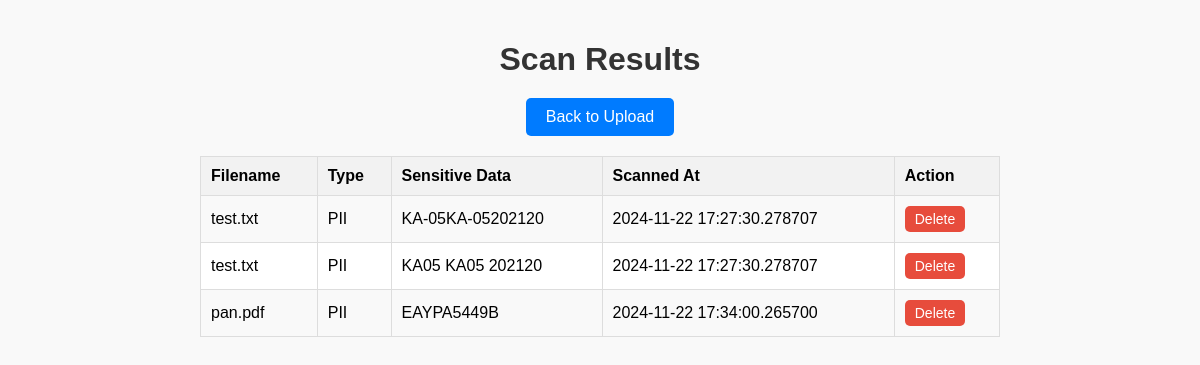
The page /scans on the database as committed earlier.
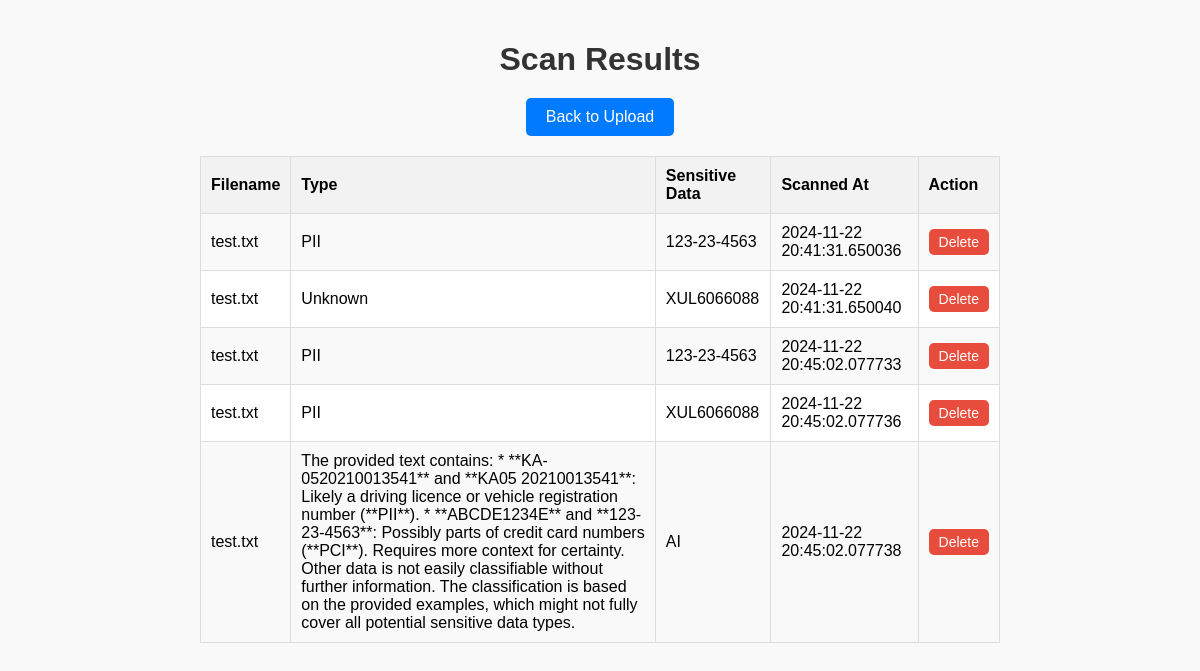
The same page on the database as committed later.
### app/database.py (models this page shows)
class ScanResult(Base):
    __tablename__ = "scan_results"
    id = Column(Integer, primary_key=True, index=True)
    filename = Column(String, index=True)  # filename
    datatype = Column(String)  # sensitive data type
    value = Column(String)  # detected information
    date = Column(DateTime, default=datetime.datetime.utcnow)

### app/main.py (the view)
@app.get("/scans", response_class=HTMLResponse)
async def list_scans(request: Request, db: Session = Depends(get_db)):
    scans = db.query(ScanResult).all()
    return templates.TemplateResponse("scans.html", {"request": request, "scans": scans})

### app/templates/scans.html (shortened to what this page needs)
<!DOCTYPE html>
<html>
<head>
</head>
<body>
    <h1>Scan Results</h1>
    <div class="center-div">
        <a href="/" class="button-link">Back to Upload</a>
    </div>
    <table id="scans-table">
        <tr>
            <th>Filename</th>
            <th>Type</th>
            <th>Sensitive Data</th>
            <th>Scanned At</th>
            <th>Action</th>
        </tr>
        {% for scan in scans %}
        <tr id="scan-row-{{ scan.id }}">
            <td>{{ scan.filename }}</td>
            <td>{{ scan.datatype }}</td>
            <td>{{ scan.value }}</td>
            <td>{{ scan.date }}</td>
            <td>
                <button onclick="deleteScan({{ scan.id }})">Delete</button>
            </td>
        </tr>
        {% endfor %}
    </table>
</body>
</html>

### app/templates/scans.html (style rules this page uses)
body { font-family: Arial, sans-serif; max-width: 800px; margin: 0 auto; padding: 20px; background-color: #f9f9f9; }
h1 { text-align: center; color: #333; margin-bottom: 20px; }
.button-link { display: inline-block; margin-bottom: 20px; padding: 10px 20px; background-color: #007BFF; color: white; text-decoration: none; font-size: 16px; border-radius: 5px; text-align: center; cursor: pointer; }
table { width: 100%; border-collapse: collapse; margin-bottom: 20px; background-color: #fff; border: 1px solid #ddd; }
th, td { border: 1px solid #ddd; padding: 10px; text-align: left; }
th { background-color: #f2f2f2; font-weight: bold; }
tr:nth-child(even) { background-color: #f9f9f9; }
button { background-color: #e74c3c; color: white; border: none; padding: 5px 10px; border-radius: 5px; cursor: pointer; font-size: 14px; }
.center-div { display: flex; justify-content: center; }

Rows that differ between the two databases and show on the page:
removed ScanResult: filename "test.txt", datatype "PII", value "KA-05KA-05202120", date "2024-11-22 17:27:30.278707"
removed ScanResult: filename "test.txt", datatype "PII", value "KA05 KA05 202120", date "2024-11-22 17:27:30.278707"
removed ScanResult: filename "pan.pdf", datatype "PII", value "EAYPA5449B", date "2024-11-22 17:34:00.265700"
added ScanResult: filename "test.txt", datatype "PII", value "123-23-4563", date "2024-11-22 20:41:31.650036"
added ScanResult: filename "test.txt", datatype "Unknown", value "XUL6066088", date "2024-11-22 20:41:31.650040"
added ScanResult: filename "test.txt", datatype "PII", value "123-23-4563", date "2024-11-22 20:45:02.077733"
added ScanResult: filename "test.txt", datatype "PII", value "XUL6066088", date "2024-11-22 20:45:02.077736"
added ScanResult: filename "test.txt", datatype "The provided text contains: * **KA-0520210013541** and **KA05 20210013541**: Likely a driving licence or vehicle registration number (**PII**). * **ABCDE1234E** and **123-23-4563**: Possibly parts of credit card numbers (**PCI**). Requires more context for certainty. Other data is not easily classifiable without further information. The classification is based on the provided examples, which might not fully cover all potential sensitive data types.", value "AI", date "2024-11-22 20:45:02.077738"
